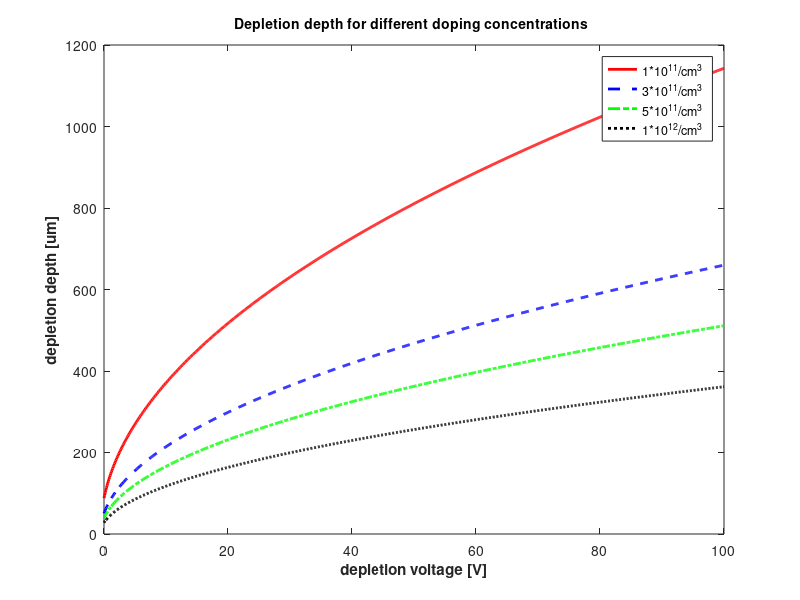

The MATLAB script that drew this image:
clear;
%constants
Detector_density = 2.3290;  %density of detector material silicon [g cm^-3]
Doping_concentration = 1e12;    %effective doping concentration of silicon bulk(Nd-Na)
N_a = 1*10^15;    %acceptor doping concentration [1/cm^3]
N_d = 1*10^15;    %donator doping concentration [1/cm^3]
T = 300;  %temperature [K]
K_b = 1.38e-23;   %Boltzmann Constant [J/K]
Q_e = 1.602e-19;   %electron charge [C]
Epsilon_0 = 8.85418781762e-12; %permittivity of vacuum [F/m]
Epsilon_s = 1.04e-10; %permitivity of silicon [F/m]
Epsilon_r = Epsilon_s/Epsilon_0; %relative permitivity of silicon [F/m]
%the following need to be checked
E_g = 1.17 - 4.73*10^(-4)*T^2./(T+636);     %band gab energy of silicon [eV]
N_c = 4.82*10^(15)*6*(0.36)^(3/2)*T^(3/2);  % effective density of states in the conduction band [cm^-3]
N_v = 3.5*10^(15)*T^(3/2);                  % effective density of states in the valence band [cm^-3]
N_i =(N_c.*N_v )^(1/2).*exp(-E_g.*Q_e./(2*K_b*T));  % instrinsic carrier concentration of silicon
N_i = 9.38.*10^(19).*(T/300)^2.*exp(-6884/T);       % empirical fit at K = 300 range
V_bi = K_b.*T./Q_e.*log(N_a.*N_d./N_i^2);           % diffusion potential in thermal equilibrium [V]
X_d = sqrt(2.*Epsilon_0.*Epsilon_s.*V_bi./(Q_e.*N_d./10.^6))  % depletion depth without bias [m]
bias = 0:0.1:100;    % bias in volt
X_d_bias = sqrt(2.*Epsilon_0.*Epsilon_r.*(V_bi+bias)./(Q_e.*N_d./10.^6));    % depletion depth [m]

plot(bias,sqrt(2.*Epsilon_0.*Epsilon_r.*(V_bi+bias)./(Q_e.*1e11/10.^6)), 'LineWidth', 2, 'color', 'red');
hold on;
plot(bias,sqrt(2.*Epsilon_0.*Epsilon_r.*(V_bi+bias)./(Q_e.*3e11/10.^6)), 'LineWidth', 2, 'color', 'blue', 'LineStyle', '--');
plot(bias,sqrt(2.*Epsilon_0.*Epsilon_r.*(V_bi+bias)./(Q_e.*5e11/10.^6)), 'LineWidth', 2, 'color', 'green', 'LineStyle', '-.');
plot(bias,sqrt(2.*Epsilon_0.*Epsilon_r.*(V_bi+bias)./(Q_e.*1e12/10.^6)), 'LineWidth', 2, 'color', 'black', 'LineStyle', ':');
hold off;
title('Depletion depth for different doping concentrations ', 'FontWeight','bold','FontSize', 10);
xlabel('depletion voltage [V]', 'FontWeight','bold');
ylabel('depletion depth [um]', 'FontWeight','bold');
legend('1*10^{11}/cm^{3}','3*10^{11}/cm^{3}','5*10^{11}/cm^{3}','1*10^{12}/cm^{3}');
set(gcf, 'Color', [1 1 1]);
%export_fig('Depletion_Depth.pdf');